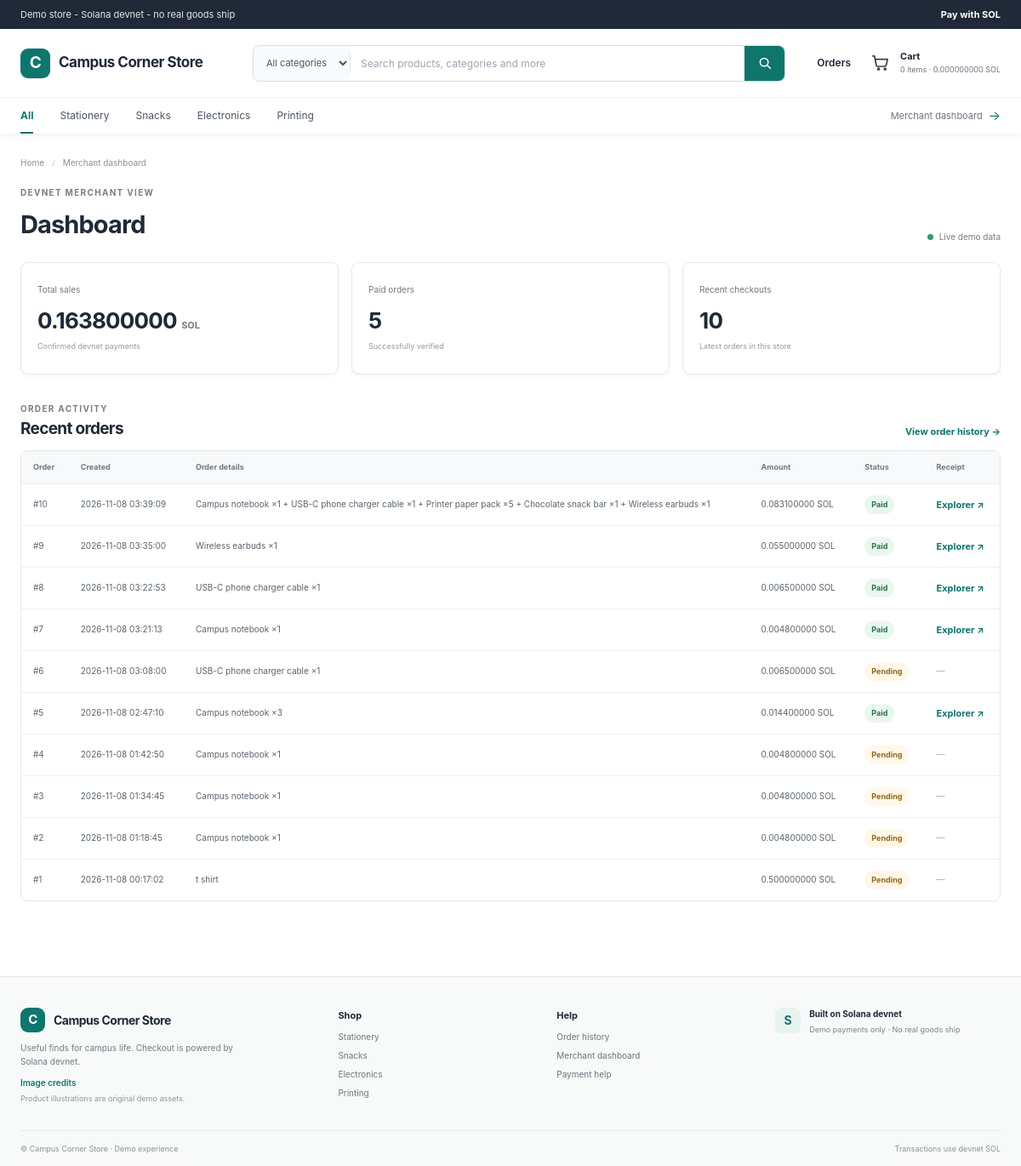
/dashboard, run on the app's committed database.
### tables this page shows
CREATE TABLE orders (
                id INTEGER PRIMARY KEY AUTOINCREMENT,
                item_name TEXT NOT NULL,
                amount_lamports INTEGER NOT NULL,
                reference TEXT NOT NULL UNIQUE,
                status TEXT NOT NULL DEFAULT 'pending',
                signature TEXT,
                created_at TEXT NOT NULL DEFAULT CURRENT_TIMESTAMP
            , items_json TEXT NOT NULL DEFAULT '[]');

### app.py (the view)
    @app.get("/dashboard")
    def dashboard():
        stats = db.dashboard_stats()
        return render_template("dashboard.html", stats=stats, orders=db.list_orders(10))

### db.py (called while the page is built)
def _database_path() -> str:
    return os.getenv("DATABASE_PATH", "orders.db")

def get_connection() -> sqlite3.Connection:
    connection = sqlite3.connect(_database_path())
    connection.row_factory = sqlite3.Row
    return connection

def list_orders(limit: int = 30):
    with get_connection() as connection:
        rows = connection.execute(
            "SELECT * FROM orders ORDER BY id DESC LIMIT ?", (limit,)
        ).fetchall()
        orders = []
        for row in rows:
            order = dict(row)
            order["items"] = json.loads(order.pop("items_json", "[]"))
            orders.append(order)
        return orders

def dashboard_stats() -> dict:
    with get_connection() as connection:
        row = connection.execute(
            "SELECT COALESCE(SUM(amount_lamports), 0) AS sales_lamports, COUNT(*) AS paid_count "
            "FROM orders WHERE status = 'paid'"
        ).fetchone()
        return {"sales_lamports": int(row["sales_lamports"]), "paid_count": int(row["paid_count"])}

### templates/dashboard.html (shortened to what this page needs)
{% extends "base.html" %}
{% block content %}
<nav class="breadcrumbs"><a href="{{ url_for('index') }}">Home</a><span>/</span><span>Merchant dashboard</span></nav>
<div class="page-title-row"><div><span class="eyebrow">DEVNET MERCHANT VIEW</span><h1>Dashboard</h1></div><span class="demo-indicator"><i></i> Live demo data</span></div>
<section class="dashboard-stats"><article class="stat-card"><span>Total sales</span><strong>{{ stats.sales_lamports|sol }} <small>SOL</small></strong><p>Confirmed devnet payments</p></article><article class="stat-card"><span>Paid orders</span><strong>{{ stats.paid_count }}</strong><p>Successfully verified</p></article><article class="stat-card"><span>Recent checkouts</span><strong>{{ orders|length }}</strong><p>Latest orders in this store</p></article></section>
<section class="dashboard-orders"><div class="section-heading"><div><span class="eyebrow">ORDER ACTIVITY</span><h2>Recent orders</h2></div><a class="text-link" href="{{ url_for('orders_page') }}">View order history →</a></div>
{% if orders %}<div class="data-table-wrap"><table class="data-table"><thead><tr><th>Order</th><th>Created</th><th>Order details</th><th>Amount</th><th>Status</th><th>Receipt</th></tr></thead><tbody>{% for order in orders %}<tr><td>#{{ order.id }}</td><td>{{ order.created_at }}</td><td>{{ order.item_name }}</td><td>{{ order.amount_lamports|sol }} SOL</td><td><span class="status-pill small-status {{ order.status }}">{{ order.status }}</span></td><td>{% if order.signature %}<a class="text-link" href="https://explorer.solana.com/tx/{{ order.signature }}?cluster=devnet" target="_blank" rel="noopener">Explorer ↗</a>{% else %}<span class="table-muted">—</span>{% endif %}</td></tr>{% endfor %}</tbody></table></div>{% else %}<div class="empty-table">No orders have been created yet.</div>{% endif %}</section>
{% endblock %}

### static/style.css (style rules this page uses)
:root { font-family:Inter,-apple-system,BlinkMacSystemFont,"Segoe UI",Arial,sans-serif;color:#1F2937;background:#fff;font-synthesis:none;text-rendering:optimizeLegibility;--teal:#0F766E;--teal-dark:#0c625c;--ink:#1F2937;--muted:#6B7280;--line:#E5E7EB;--soft:#F5F5F5;--max:1200px }
* { box-sizing:border-box }
html { scroll-behavior:smooth;scroll-padding-top:145px }
body { min-width:320px;margin:0;background:#fff;color:var(--ink);font-size:14px;line-height:1.5;-webkit-font-smoothing:antialiased }
a { color:inherit;text-decoration:none }
.eyebrow { display:block;margin:0 0 8px;color:#74817f;font-size:10px;font-weight:750;letter-spacing:.13em }
.section-heading { display:flex;align-items:end;justify-content:space-between;margin-bottom:17px }
.section-heading h2 { margin:0;color:#202a35;font-size:24px;line-height:1.2;letter-spacing:-.7px }
.section-heading .eyebrow { margin-bottom:5px }
.text-link { color:var(--teal);font-size:11px;font-weight:650 }
.breadcrumbs { display:flex;align-items:center;gap:9px;margin:0 0 20px;color:#88919a;font-size:10px }
.breadcrumbs span:nth-child(2) { color:#c3c8cc }
.stock-note i,.demo-indicator i { width:7px;height:7px;border-radius:50%;background:#2d9c67 }
.page-title-row { display:flex;align-items:end;justify-content:space-between;margin-bottom:22px }
.page-title-row h1 { margin:0;font-size:29px;letter-spacing:-.9px }
.status-pill { min-height:28px;padding:0 11px;display:inline-flex;align-items:center;gap:7px;border-radius:20px;background:#fff7e8;color:#90691d;font-size:10px;font-weight:650;white-space:nowrap }
.status-pill.paid { background:#eaf7ef;color:#287449 }
.small-status { min-height:22px;padding:0 8px;font-size:9px;text-transform:capitalize }
.small-status.pending { background:#fff7e8;color:#90691d }
.data-table-wrap { overflow-x:auto;border:1px solid #e5e7eb;border-radius:8px }
.data-table { width:100%;border-collapse:collapse;text-align:left }
.data-table th { padding:12px 14px;background:#f8f9fa;color:#707982;font-size:9px;font-weight:700;white-space:nowrap }
.data-table td { padding:13px 14px;border-top:1px solid #eceff1;color:#59646d;font-size:10px;white-space:nowrap }
.demo-indicator { display:flex;align-items:center;gap:7px;color:#718078;font-size:10px }
.dashboard-stats { display:grid;grid-template-columns:repeat(3,1fr);gap:15px;margin-bottom:33px }
.stat-card { min-height:132px;padding:19px;border:1px solid #e5e7eb;border-radius:9px;background:#fff;box-shadow:0 2px 5px #14202a08 }
.stat-card>span { color:#6d7781;font-size:10px }
.stat-card>strong { display:block;margin-top:8px;color:#1f2937;font-size:26px;letter-spacing:-.8px }
.stat-card>strong small { color:#727c83;font-size:11px;letter-spacing:0 }
.stat-card p { margin:4px 0 0;color:#929aa1;font-size:9px }
.dashboard-orders { margin-top:30px }
.dashboard-orders .section-heading { margin-bottom:14px }
.dashboard-orders .section-heading h2 { font-size:19px }
.table-muted { color:#a0a7ad }

### data on the page
orders: id "10", created_at "2026-11-08 03:39:09", item_name "Campus notebook ×1 + USB-C phone charger cable ×1 + Printer paper pack ×5 + Chocolate snack bar ×1 + Wireless earbuds ×1", amount_lamports|sol "0.083100000", status "Paid"
orders: id "9", created_at "2026-11-08 03:35:00", item_name "Wireless earbuds ×1", amount_lamports|sol "0.055000000", status "Paid"
orders: id "8", created_at "2026-11-08 03:22:53", item_name "USB-C phone charger cable ×1", amount_lamports|sol "0.006500000", status "Paid"
orders: id "7", created_at "2026-11-08 03:21:13", item_name "Campus notebook ×1", amount_lamports|sol "0.004800000", status "Paid"
orders: id "6", created_at "2026-11-08 03:08:00", item_name "USB-C phone charger cable ×1", amount_lamports|sol "0.006500000", status "Pending"
orders: id "5", created_at "2026-11-08 02:47:10", item_name "Campus notebook ×3", amount_lamports|sol "0.014400000", status "Paid"
orders: id "4", created_at "2026-11-08 01:42:50", item_name "Campus notebook ×1", amount_lamports|sol "0.004800000", status "Pending"
orders: id "3", created_at "2026-11-08 01:34:45", item_name "Campus notebook ×1", amount_lamports|sol "0.004800000", status "Pending"
orders: id "2", created_at "2026-11-08 01:18:45", item_name "Campus notebook ×1", amount_lamports|sol "0.004800000", status "Pending"
orders: id "1", created_at "2026-11-08 00:17:02", item_name "t shirt", amount_lamports|sol "0.500000000", status "Pending"

### other printed values
{{ cart_count }} "0"
{{ cart_total_lamports|sol }} "0.000000000"
{{ category }} "Stationery" "Snacks" "Electronics" "Printing"
{{ stats.sales_lamports|sol }} "0.163800000"
{{ stats.paid_count }} "5"
{{ orders|length }} "10"
{{ shop_name }} "Campus Corner Store"
